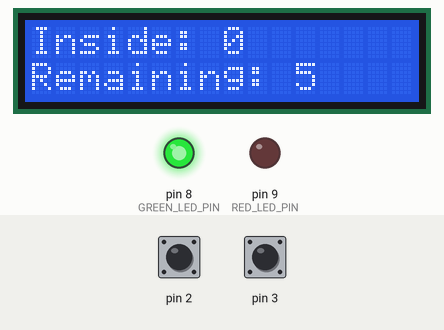
Recording of a sketch running on a simulated Arduino Uno, built with avr-gcc and run on an emulated ATmega328P. On the bench: 16×2 character LCD, output pins drawn as LEDs (lit = HIGH). The test bench sets the inputs (shaded band); at power-on: pin 2 HIGH, pin 3 HIGH. What the sketch prints to the serial monitor is not drawn.

Above: at 1.2 s.
1.3 s: pin 2 pulled LOW for 0.15 s
At 2.5 s:
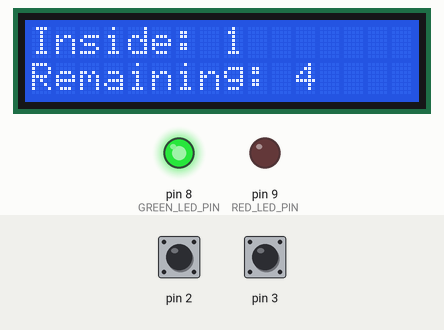
3.0 s: pin 2 pulled LOW for 1 s
At 3.6 s:
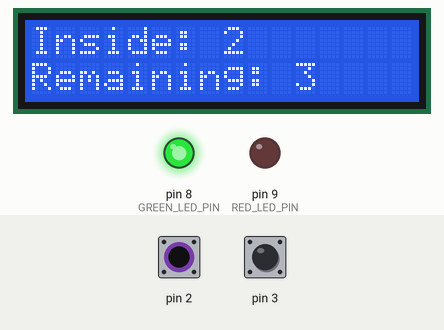
5.5 s: pin 3 pulled LOW for 0.15 s
At 6.7 s:
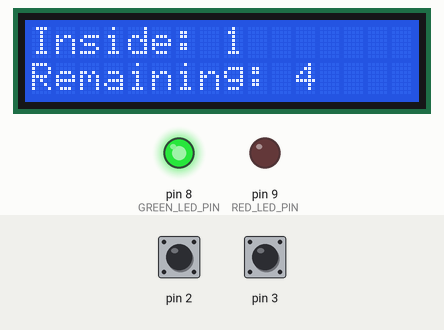
7.1 s: pin 2 pulsed LOW 5 times (0.12 s each, 0.3 s apart)
At 8.6 s:
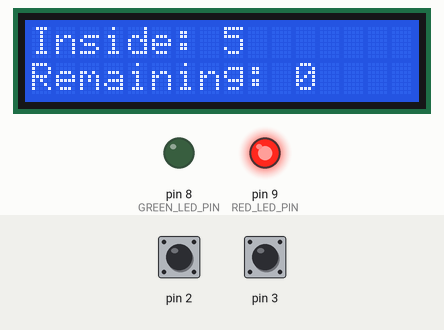
10.1 s: pin 3 pulled LOW for 1 s
At 10.9 s:
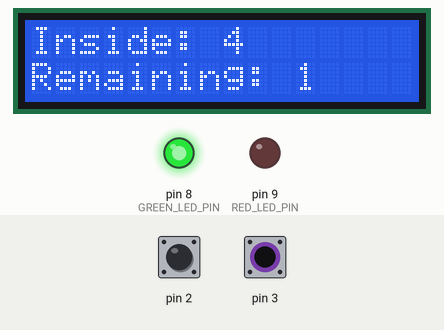
12.6 s: pin 3 pulsed LOW 5 times (0.12 s each, 0.3 s apart)
At 12.94 s:
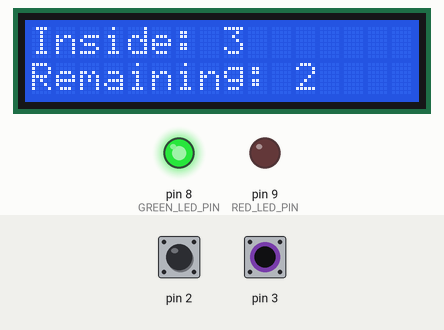
Timing chart, 0 to 15.6 s (numbered marks = the images above; inputs shaded):
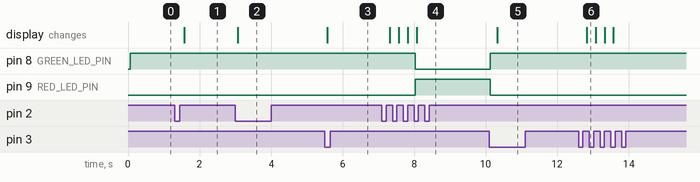

The sketch:

project-1.ino
```cpp
#include <LiquidCrystal.h>
#include <stdio.h>
#include <stdlib.h>

const int MAX_CAPACITY = 5;
const int GREEN_LED_PIN = 8;
const int RED_LED_PIN = 9;
const unsigned long DEBOUNCE_MS = 30;
const unsigned long LCD_REFRESH_MS = 250;

struct Occupancy
{
  int inside;
  int capacity;
};

struct Button
{
  int pin;
  int lastReading;
  int stableState;
  unsigned long changedAt;
};

// Tinkercad needs these declarations after the struct definitions.
bool buttonPressed(Button *button, unsigned long now);
void logEvent(const char *message, const Occupancy *record);
void updateStatusLights(const Occupancy *record);
void updateDisplay(const Occupancy *record);
void handleEntry(Occupancy *record);
void handleExit(Occupancy *record);
bool validRecord(const Occupancy *record);
void releaseOccupancy();

Occupancy *occupancy = NULL;
Button entryButton = {2, HIGH, HIGH, 0};
Button exitButton = {3, HIGH, HIGH, 0};
LiquidCrystal lcd(12, 11, 7, 6, 5, 4); // RS, E, D4, D5, D6, D7
unsigned long lastLcdUpdate = 0;

// Report one press when the input settles low. A release rearms the button.
bool buttonPressed(Button *button, unsigned long now)
{
  int reading = digitalRead(button->pin);

  if (reading != button->lastReading)
  {
    button->lastReading = reading;
    button->changedAt = now;
  }

  if (reading != button->stableState && now - button->changedAt >= DEBOUNCE_MS)
  {
    button->stableState = reading;
    return reading == LOW;
  }

  return false;
}

void logEvent(const char *message, const Occupancy *record)
{
  Serial.print(message);
  Serial.print(" | Inside: ");
  Serial.print(record->inside);
  Serial.print(" | Remaining: ");
  Serial.println(record->capacity - record->inside);
}

void updateStatusLights(const Occupancy *record)
{
  bool full = record->inside == record->capacity;
  digitalWrite(GREEN_LED_PIN, full ? LOW : HIGH);
  digitalWrite(RED_LED_PIN, full ? HIGH : LOW);
}

void updateDisplay(const Occupancy *record)
{
  // Pad each row to 16 characters so old digits are overwritten.
  char line[17];
  snprintf(line, sizeof(line), "Inside: %-8d", record->inside);
  lcd.setCursor(0, 0);
  lcd.print(line);
  snprintf(line, sizeof(line), "Remaining: %-5d", record->capacity - record->inside);
  lcd.setCursor(0, 1);
  lcd.print(line);
}

void handleEntry(Occupancy *record)
{
  if (record->inside == record->capacity)
  {
    logEvent("Entry rejected: facility is full", record);
    return;
  }

  record->inside++;
  updateStatusLights(record);
  logEvent("Entry accepted", record);
}

void handleExit(Occupancy *record)
{
  if (record->inside == 0)
  {
    logEvent("Exit rejected: facility is empty", record);
    return;
  }

  record->inside--;
  updateStatusLights(record);
  logEvent("Exit accepted", record);
}

// Check that the count is still within the room limits.
bool validRecord(const Occupancy *record)
{
  return record->inside >= 0 && record->inside <= record->capacity;
}

// Free a damaged record and stop counting. The red LED signals the fault.
void releaseOccupancy()
{
  free(occupancy);
  occupancy = NULL;
  digitalWrite(GREEN_LED_PIN, LOW);
  digitalWrite(RED_LED_PIN, HIGH);
  lcd.clear();
  lcd.print("System error");
  Serial.println("Error: invalid occupancy record, memory released");
}

void setup()
{
  Serial.begin(9600);
  pinMode(entryButton.pin, INPUT_PULLUP);
  pinMode(exitButton.pin, INPUT_PULLUP);
  pinMode(GREEN_LED_PIN, OUTPUT);
  pinMode(RED_LED_PIN, OUTPUT);

  occupancy = (Occupancy *)malloc(sizeof(Occupancy));
  if (occupancy == NULL)
  {
    Serial.println("Error: could not allocate occupancy record");
    return;
  }

  occupancy->inside = 0;
  occupancy->capacity = MAX_CAPACITY;
  lcd.begin(16, 2);
  updateDisplay(occupancy);
  lastLcdUpdate = millis();
  updateStatusLights(occupancy);
  logEvent("System ready", occupancy);
}

void loop()
{
  if (occupancy == NULL)
  {
    return;
  }

  if (!validRecord(occupancy))
  {
    releaseOccupancy();
    return;
  }

  unsigned long now = millis();
  if (buttonPressed(&exitButton, now))
  {
    handleExit(occupancy);
  }
  if (buttonPressed(&entryButton, now))
  {
    handleEntry(occupancy);
  }
  if (now - lastLcdUpdate >= LCD_REFRESH_MS)
  {
    lastLcdUpdate = now;
    updateDisplay(occupancy);
  }
}
```

Measured:
- after the input at 1.3 s, the display: changes after 0.27 s (image 1)
- after the input at 3.0 s, the display: changes after 0.07 s (image 2)
- after the input at 5.5 s, the display: changes after 0.07 s (image 3)
- after the input at 7.1 s, pin 8 (GREEN_LED_PIN): HIGH → LOW after 0.93 s; pin 9 (RED_LED_PIN): LOW → HIGH after 0.93 s; the display: first changes after 0.22 s (image 4 shows a later state)
- after the input at 10.1 s, pin 8 (GREEN_LED_PIN): LOW → HIGH at once; pin 9 (RED_LED_PIN): HIGH → LOW at once; the display: changes after 0.22 s (image 5)
- after the input at 12.6 s, the display: changes after 0.22 s (image 6)
